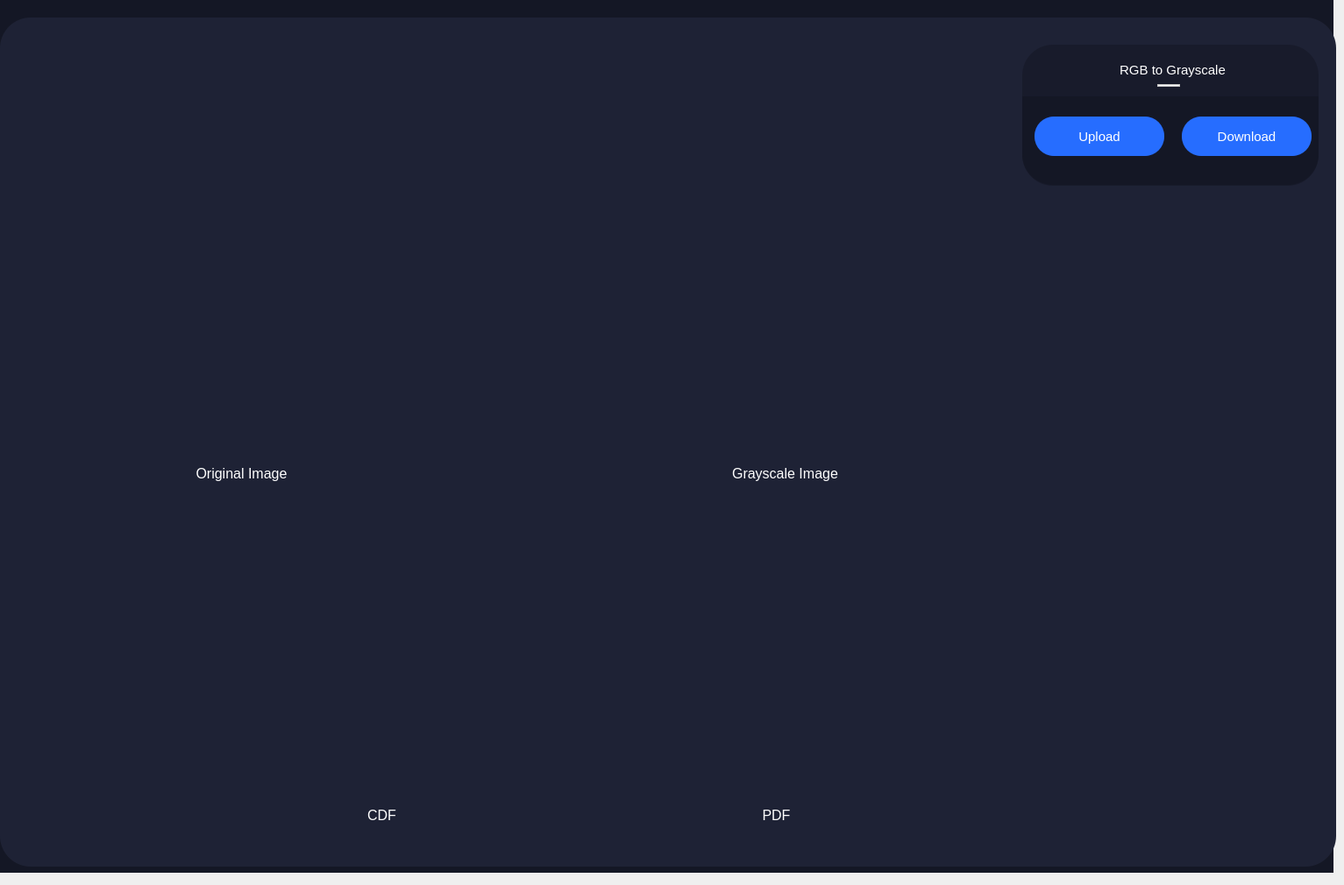
    <widget class="QWidget" name="histogramTab">
     <attribute name="title">
      <string>Grayscale</string>
     </attribute>
     <widget class="QGraphicsView" name="backgroundLight_2">
      <property name="enabled">
       <bool>true</bool>
      </property>
      <property name="geometry">
       <rect>
        <x>0</x>
        <y>20</y>
        <width>1524</width>
        <height>969</height>
       </rect>
      </property>
      <property name="autoFillBackground">
       <bool>false</bool>
      </property>
      <property name="styleSheet">
       <string notr="true">background-color: #1e2235;
border: 0px;
border-radius: 35px 35px 0 0;
</string>
      </property>
      <property name="backgroundBrush">
       <brush brushstyle="NoBrush">
        <color alpha="255">
         <red>0</red>
         <green>0</green>
         <blue>0</blue>
        </color>
       </brush>
      </property>
     </widget>
     <widget class="QGraphicsView" name="backgrounDark_3">
      <property name="enabled">
       <bool>true</bool>
      </property>
      <property name="geometry">
       <rect>
        <x>0</x>
        <y>-5</y>
        <width>1521</width>
        <height>1001</height>
       </rect>
      </property>
      <property name="autoFillBackground">
       <bool>false</bool>
      </property>
      <property name="styleSheet">
       <string notr="true">background-color: #141725;
border: 0px;


</string>
      </property>
      <property name="backgroundBrush">
       <brush brushstyle="NoBrush">
        <color alpha="255">
         <red>0</red>
         <green>0</green>
         <blue>0</blue>
        </color>
       </brush>
      </property>
     </widget>
     <widget class="QPushButton" name="downloadGray">
      <property name="geometry">
       <rect>
        <x>1348</x>
        <y>133</y>
        <width>148</width>
        <height>45</height>
       </rect>
      </property>
      <property name="font">
       <font>
        <family>Microsoft Sans Serif</family>
        <pointsize>11</pointsize>
       </font>
      </property>
      <property name="styleSheet">
       <string notr="true">QPushButton{
background-color: #266dff;
color: #fff;
border: 0;
border-radius: 22px;
}

QPushButton::hover {
background-color: #1d408d;
}</string>
      </property>
      <property name="text">
       <string>Download</string>
      </property>
     </widget>
     <widget class="QPushButton" name="uploadRGB">
      <property name="geometry">
       <rect>
        <x>1180</x>
        <y>133</y>
        <width>148</width>
        <height>45</height>
       </rect>
      </property>
      <property name="font">
       <font>
        <family>Microsoft Sans Serif</family>
        <pointsize>11</pointsize>
       </font>
      </property>
      <property name="styleSheet">
       <string notr="true">QPushButton{
background-color: #266dff;
color: #fff;
border: 0;
border-radius: 22px;
}

QPushButton::hover {
background-color: #1d408d;
}</string>
      </property>
      <property name="text">
       <string>Upload</string>
      </property>
     </widget>
     <widget class="QGraphicsView" name="leftPanelBackgroundUpper_2">
      <property name="geometry">
       <rect>
        <x>1166</x>
        <y>110</y>
        <width>338</width>
        <height>101</height>
       </rect>
      </property>
      <property name="autoFillBackground">
       <bool>false</bool>
      </property>
      <property name="styleSheet">
       <string notr="true">background-color: #141725;
border: 0px;
border-top-left-radius: 0;
border-top-right-radius: 0;
border-bottom-right-radius: 35px;
border-bottom-left-radius: 35px;</string>
      </property>
     </widget>
     <widget class="QLabel" name="leftPanelText_2">
      <property name="geometry">
       <rect>
        <x>1232</x>
        <y>69</y>
        <width>211</width>
        <height>21</height>
       </rect>
      </property>
      <property name="font">
       <font>
        <family>Microsoft Sans Serif</family>
        <pointsize>11</pointsize>
        <bold>false</bold>
       </font>
      </property>
      <property name="styleSheet">
       <string notr="true">color: #fff;</string>
      </property>
      <property name="text">
       <string>RGB to Grayscale</string>
      </property>
      <property name="alignment">
       <set>Qt::AlignCenter</set>
      </property>
     </widget>
     <widget class="QGraphicsView" name="splitterUp_5">
      <property name="geometry">
       <rect>
        <x>1320</x>
        <y>96</y>
        <width>26</width>
        <height>3</height>
       </rect>
      </property>
      <property name="styleSheet">
       <string notr="true">background-color:#fff;
</string>
      </property>
     </widget>
     <widget class="QGraphicsView" name="leftPanelBackgroundLower_2">
      <property name="geometry">
       <rect>
        <x>1166</x>
        <y>51</y>
        <width>338</width>
        <height>161</height>
       </rect>
      </property>
      <property name="styleSheet">
       <string notr="true">background-color: #181b2b;
border: 0px;
border-radius: 35px;</string>
      </property>
     </widget>
     <widget class="QLabel" name="tabGrayOriginalImage">
      <property name="geometry">
       <rect>
        <x>45</x>
        <y>51</y>
        <width>460</width>
        <height>460</height>
       </rect>
      </property>
      <property name="text">
       <string/>
      </property>
     </widget>
     <widget class="QLabel" name="tabGrayGrayImage">
      <property name="geometry">
       <rect>
        <x>660</x>
        <y>51</y>
        <width>460</width>
        <height>460</height>
       </rect>
      </property>
      <property name="text">
       <string/>
      </property>
     </widget>
     <widget class="QLabel" name="tabGrayHist2">
      <property name="geometry">
       <rect>
        <x>710</x>
        <y>570</y>
        <width>335</width>
        <height>335</height>
       </rect>
      </property>
      <property name="text">
       <string/>
      </property>
     </widget>
     <widget class="QLabel" name="tabGrayHist1">
      <property name="geometry">
       <rect>
        <x>270</x>
        <y>570</y>
        <width>335</width>
        <height>335</height>
       </rect>
      </property>
      <property name="text">
       <string/>
      </property>
     </widget>
     <widget class="QLabel" name="originalText">
      <property name="geometry">
       <rect>
        <x>170</x>
        <y>530</y>
        <width>211</width>
        <height>21</height>
       </rect>
      </property>
      <property name="font">
       <font>
        <family>Microsoft Sans Serif</family>
        <pointsize>12</pointsize>
        <bold>false</bold>
       </font>
      </property>
      <property name="styleSheet">
       <string notr="true">color: #fff;</string>
      </property>
      <property name="text">
       <string>Original Image</string>
      </property>
      <property name="alignment">
       <set>Qt::AlignCenter</set>
      </property>
     </widget>
     <widget class="QLabel" name="originalText_2">
      <property name="geometry">
       <rect>
        <x>790</x>
        <y>530</y>
        <width>211</width>
        <height>21</height>
       </rect>
      </property>
      <property name="font">
       <font>
        <family>Microsoft Sans Serif</family>
        <pointsize>12</pointsize>
        <bold>false</bold>
       </font>
      </property>
      <property name="styleSheet">
       <string notr="true">color: #fff;</string>
      </property>
      <property name="text">
       <string>Grayscale Image</string>
      </property>
      <property name="alignment">
       <set>Qt::AlignCenter</set>
      </property>
     </widget>
     <widget class="QLabel" name="originalText_9">
      <property name="geometry">
       <rect>
        <x>330</x>
        <y>920</y>
        <width>211</width>
        <height>21</height>
       </rect>
      </property>
      <property name="font">
       <font>
        <family>Microsoft Sans Serif</family>
        <pointsize>12</pointsize>
        <bold>false</bold>
       </font>
      </property>
      <property name="styleSheet">
       <string notr="true">color: #fff;</string>
      </property>
      <property name="text">
       <string>CDF</string>
      </property>
      <property name="alignment">
       <set>Qt::AlignCenter</set>
      </property>
     </widget>
     <widget class="QLabel" name="originalText_10">
      <property name="geometry">
       <rect>
        <x>780</x>
        <y>920</y>
        <width>211</width>
        <height>21</height>
       </rect>
      </property>
      <property name="font">
       <font>
        <family>Microsoft Sans Serif</family>
        <pointsize>12</pointsize>
        <bold>false</bold>
       </font>
      </property>
      <property name="styleSheet">
       <string notr="true">color: #fff;</string>
      </property>
      <property name="text">
       <string>PDF</string>
      </property>
      <property name="alignment">
       <set>Qt::AlignCenter</set>
      </property>
     </widget>
     <zorder>backgrounDark_3</zorder>
     <zorder>backgroundLight_2</zorder>
     <zorder>leftPanelBackgroundLower_2</zorder>
     <zorder>leftPanelBackgroundUpper_2</zorder>
     <zorder>leftPanelText_2</zorder>
     <zorder>downloadGray</zorder>
     <zorder>uploadRGB</zorder>
     <zorder>tabGrayOriginalImage</zorder>
     <zorder>tabGrayGrayImage</zorder>
     <zorder>splitterUp_5</zorder>
     <zorder>tabGrayHist2</zorder>
     <zorder>tabGrayHist1</zorder>
     <zorder>originalText</zorder>
     <zorder>originalText_2</zorder>
     <zorder>originalText_9</zorder>
     <zorder>originalText_10</zorder>
    </widget>
